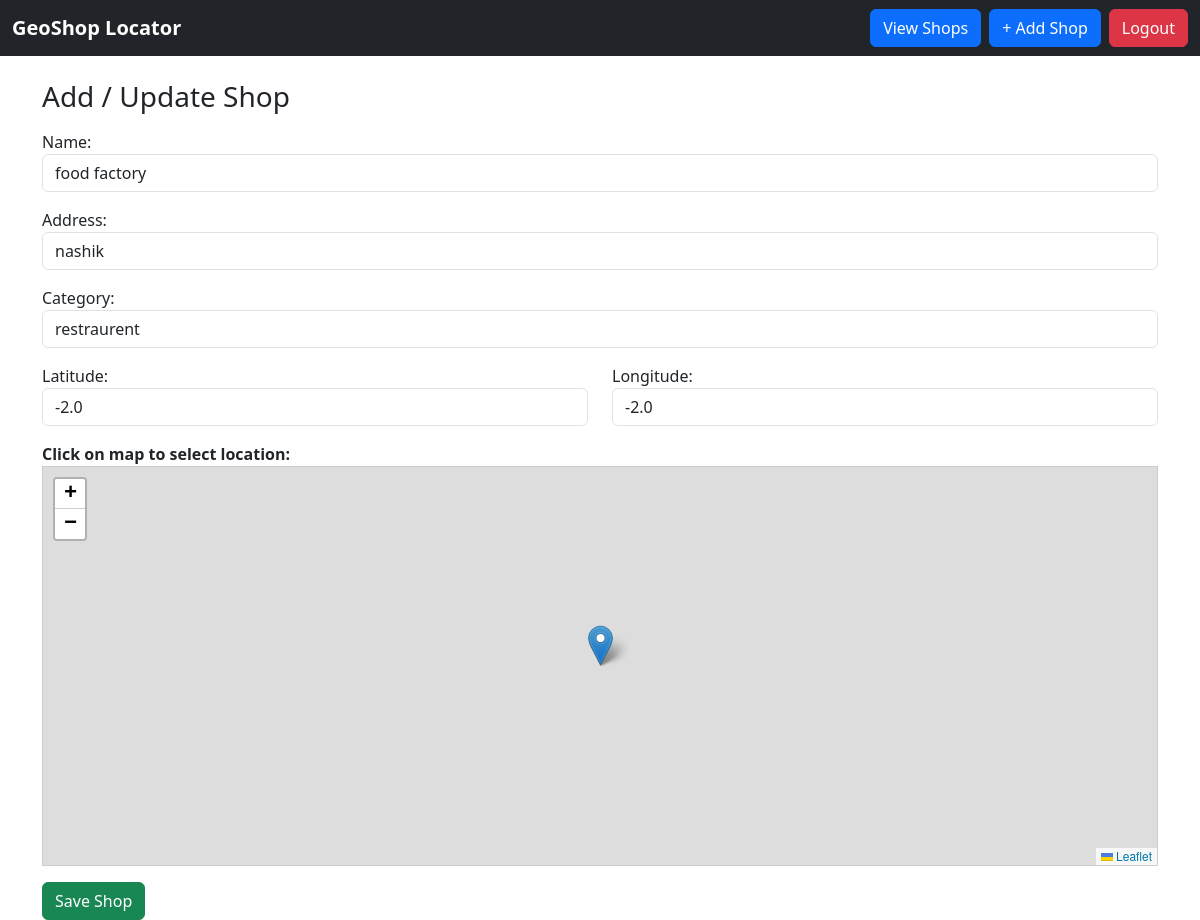
Page /update/1/ (signed in) on the committed database.
### shop/models.py (models this page shows, shortened)
class Shop(models.Model):
    owner = models.ForeignKey(User, on_delete=models.CASCADE)
    name = models.CharField(max_length=200)
    address = models.CharField(max_length=250)
    category = models.CharField(max_length=100)
    latitude = models.FloatField()
    longitude = models.FloatField()

### shop/views.py (the view)
# urls.py: path("update/<int:pk>/", update_shop, name="update_shop"),
@login_required
def update_shop(request, pk):
    shop = get_object_or_404(Shop, pk=pk, owner=request.user)
    if request.method == "POST":
        form = ShopForm(request.POST, instance=shop)
        if form.is_valid():
            form.save()
            return redirect("shop_map")
    else:
        form = ShopForm(instance=shop)
    return render(request, "shop_form.html", {"form": form})

### shop/forms.py
class ShopForm(forms.ModelForm):
    class Meta:
        model = Shop
        fields = ['name', 'address', 'category', 'latitude', 'longitude']
        widgets = {
            'name': forms.TextInput(attrs={
                'class': 'form-control',
                'placeholder': 'Enter shop name'
            }),
            'address': forms.TextInput(attrs={
                'class': 'form-control',
                'placeholder': 'Enter full address'
            }),
            'category': forms.TextInput(attrs={
                'class': 'form-control',
                'placeholder': 'E.g., Medical, Restaurant, Clothing'
            }),
            'latitude': forms.NumberInput(attrs={
                'class': 'form-control',
                'step': '0.000001',
                'placeholder': 'Click on map to auto-fill'
            }),
            'longitude': forms.NumberInput(attrs={
                'class': 'form-control',
                'step': '0.000001',
                'placeholder': 'Click on map to auto-fill'
            }),
        }

### shop/templates/shop_form.html (shortened to what this page needs)
{% extends "base.html" %}
{% block content %}
<h3>Add / Update Shop</h3>
<form method="POST" class="mt-3">
    <div class="mb-3">
        {{ form.name.label_tag }}
        {{ form.name }}
    </div>
    <div class="mb-3">
        {{ form.address.label_tag }}
        {{ form.address }}
    </div>
    <div class="mb-3">
        {{ form.category.label_tag }}
        {{ form.category }}
    </div>
    <div class="row mb-3">
        <div class="col-md-6">
            {{ form.latitude.label_tag }}
            {{ form.latitude }}
        </div>
        <div class="col-md-6">
            {{ form.longitude.label_tag }}
            {{ form.longitude }}
        </div>
    </div>
    <label class="fw-bold">Click on map to select location:</label>
    <div id="map" style="height: 400px; border: 1px solid #ccc;"></div>
    <button class="btn btn-success mt-3">Save Shop</button>
</form>
{% endblock %}

### shop/templates/base.html (style rules this page uses)
#map { height: 600px; width: 100%; }

### rows in the picture
Shop: name "food factory", address "nashik", category "restraurent", latitude "-2.0", longitude "-2.0"
